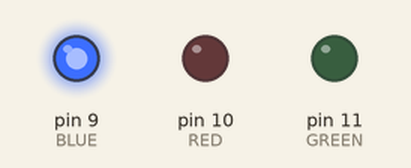
This sketch was run on a simulated Arduino Uno, built with avr-gcc and run on an emulated ATmega328P. Shown: output pins drawn as LEDs (lit = HIGH).

Above: at 0.1 s.
Timing chart, 0 to 1.6 s (numbered marks = the images above):
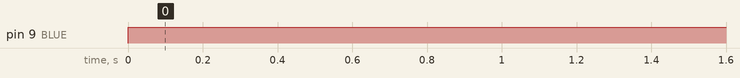

Measured:
- by itself, pin 9 (BLUE): LOW → HIGH at 0.00 s

The sketch:

cameleamp.ino
```cpp
const int RED = 10;
const int GREEN = 11;
const int BLUE = 9;
const int S0 = 7;
const int S1 = 8;
const int S2 = 3;
const int S3 = 2;
const int sensorOut = 6;
//////////////////////////////////

// Stores frequency read by the photodiodes
int redFrequency = 0;
int greenFrequency = 0;
int blueFrequency = 0;

int redColor = 0;
int greenColor = 0;
int blueColor = 0;

void setup()
{
  // Setting the outputs
  // pinMode(S0, OUTPUT);
  // pinMode(S1, OUTPUT);
  // pinMode(S2, OUTPUT);
  // pinMode(S3, OUTPUT);
  // Setting the sensorOut as an input
  // pinMode(sensorOut, INPUT);

  // Setting frequency scaling to 20%
  // digitalWrite(S0, HIGH);
  // digitalWrite(S1, LOW);

  //LED Setup
  pinMode(RED, OUTPUT);
  pinMode(BLUE, OUTPUT);
  pinMode(GREEN, OUTPUT);
  analogWrite(RED, 0);
  analogWrite(GREEN, 0);
  analogWrite(BLUE, 0);

  // Begins serial communication
  Serial.begin(9600);
}

// the loop function runs over and over again forever
void loop()
{
  // Setting RED (R) filtered photodiodes to be read
  // digitalWrite(S2, LOW);
  // digitalWrite(S3, LOW);
  // Reading the output frequency
  // redFrequency = pulseIn(sensorOut, LOW);
  // delay(100);
  // Setting GREEN (G) filtered photodiodes to be read
  // digitalWrite(S2, HIGH);
  // digitalWrite(S3, HIGH);
  // greenFrequency = pulseIn(sensorOut, LOW);
  // delay(100);
  // Setting BLUE (B) filtered photodiodes to be read
  // digitalWrite(S2, LOW);
  // digitalWrite(S3, HIGH);
  // blueFrequency = pulseIn(sensorOut, LOW);
  // delay(100);

  // Printing the RED (R) value
  // Serial.print("R = ");
  // Serial.print(redFrequency);
  // Printing the GREEN (G) value
  // Serial.print(" G = ");
  // Serial.print(greenFrequency);
  // Printing the BLUE (B) value
  // Serial.print(" B = ");
  // Serial.println(blueFrequency);

  // redColor = map(redFrequency, 60, 281, 255, 0);
  // greenColor = map(greenFrequency, 70, 412, 255, 0);
  // blueColor = map(blueFrequency, 70, 164, 255, 0);

  // analogWrite(RED, redColor);
  // analogWrite(GREEN, greenColor);
  // analogWrite(BLUE, blueColor);
  // delay(1000);

  analogWrite(RED, 0);
  analogWrite(GREEN, 0);
  analogWrite(BLUE, 255);

  // for (size_t i = 0; i < 255; i++)
  // {
  //   analogWrite(RED, i);
  //   delay(10);
  // }
  // for (size_t i = 0; i < 255; i++)
  // {
  //   analogWrite(RED, 255 - i);
  //   delay(10);
  // }
  // for (size_t i = 0; i < 255; i++)
  // {
  //   analogWrite(GREEN, i);
  //   delay(10);
  // }
  // for (size_t i = 0; i < 255; i++)
  // {
  //   analogWrite(GREEN, 255 - i);
  //   delay(10);
  // }
  // for (size_t i = 0; i < 255; i++)
  // {
  //   analogWrite(BLUE, i);
  //   delay(10);
  // }
  // for (size_t i = 0; i < 255; i++)
  // {
  //   analogWrite(BLUE, 255 - i);
  //   delay(10);
  // }
}
```
